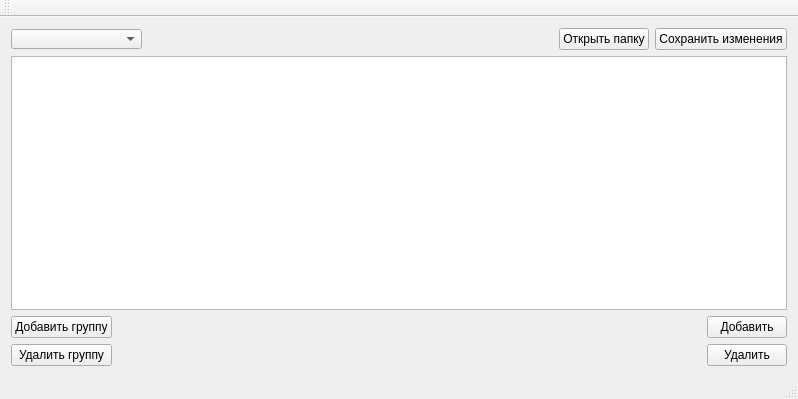
<?xml version="1.0" encoding="UTF-8"?>
<ui version="4.0">
 <class>MainWindow</class>
 <widget class="QMainWindow" name="MainWindow">
  <property name="geometry">
   <rect>
    <x>0</x>
    <y>0</y>
    <width>798</width>
    <height>399</height>
   </rect>
  </property>
  <property name="minimumSize">
   <size>
    <width>705</width>
    <height>284</height>
   </size>
  </property>
  <property name="windowTitle">
   <string>MainWindow</string>
  </property>
  <widget class="QWidget" name="centralWidget">
   <layout class="QVBoxLayout" name="verticalLayout_3">
    <item>
     <layout class="QHBoxLayout" name="horizontalLayout_5">
      <item>
       <widget class="QComboBox" name="comboBox">
        <property name="sizePolicy">
         <sizepolicy hsizetype="Fixed" vsizetype="Fixed">
          <horstretch>0</horstretch>
          <verstretch>0</verstretch>
         </sizepolicy>
        </property>
        <property name="minimumSize">
         <size>
          <width>131</width>
          <height>20</height>
         </size>
        </property>
        <property name="maximumSize">
         <size>
          <width>131</width>
          <height>20</height>
         </size>
        </property>
       </widget>
      </item>
      <item>
       <spacer name="horizontalSpacer_2">
        <property name="orientation">
         <enum>Qt::Horizontal</enum>
        </property>
        <property name="sizeHint" stdset="0">
         <size>
          <width>40</width>
          <height>20</height>
         </size>
        </property>
       </spacer>
      </item>
      <item>
       <widget class="QPushButton" name="pushButton_6">
        <property name="text">
         <string>Открыть папку</string>
        </property>
       </widget>
      </item>
      <item>
       <widget class="QPushButton" name="pushButton_5">
        <property name="text">
         <string>Сохранить изменения</string>
        </property>
       </widget>
      </item>
     </layout>
    </item>
    <item>
     <widget class="QTableView" name="tableView"/>
    </item>
    <item>
     <layout class="QHBoxLayout" name="horizontalLayout_2">
      <item>
       <layout class="QVBoxLayout" name="verticalLayout_2">
        <item>
         <widget class="QPushButton" name="pushButton">
          <property name="text">
           <string>Добавить группу</string>
          </property>
         </widget>
        </item>
        <item>
         <widget class="QPushButton" name="pushButton_2">
          <property name="text">
           <string>Удалить группу</string>
          </property>
         </widget>
        </item>
       </layout>
      </item>
      <item>
       <spacer name="horizontalSpacer">
        <property name="orientation">
         <enum>Qt::Horizontal</enum>
        </property>
        <property name="sizeHint" stdset="0">
         <size>
          <width>40</width>
          <height>20</height>
         </size>
        </property>
       </spacer>
      </item>
      <item>
       <layout class="QVBoxLayout" name="verticalLayout">
        <item>
         <widget class="QPushButton" name="pushButton_3">
          <property name="text">
           <string>Добавить</string>
          </property>
         </widget>
        </item>
        <item>
         <widget class="QPushButton" name="pushButton_4">
          <property name="text">
           <string>Удалить</string>
          </property>
         </widget>
        </item>
       </layout>
      </item>
     </layout>
    </item>
   </layout>
  </widget>
  <widget class="QMenuBar" name="menuBar">
   <property name="geometry">
    <rect>
     <x>0</x>
     <y>0</y>
     <width>798</width>
     <height>21</height>
    </rect>
   </property>
  </widget>
  <widget class="QToolBar" name="mainToolBar">
   <attribute name="toolBarArea">
    <enum>TopToolBarArea</enum>
   </attribute>
   <attribute name="toolBarBreak">
    <bool>false</bool>
   </attribute>
  </widget>
  <widget class="QStatusBar" name="statusBar"/>
 </widget>
 <layoutdefault spacing="6" margin="11"/>
 <resources/>
 <connections/>
</ui>
